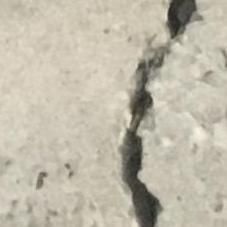
#> input picture 00406.jpg, 227 x 227 px
$ jupyter execute edge.ipynb   (older library calls are emulated)
#> lines starting #> are read from the running program, lines starting #| are printed output that depends on the picture
# Canny method:

[cell 1]
import cv2
from matplotlib import pyplot as plt

# Load the image
image = cv2.imread('../00406.jpg', cv2.IMREAD_GRAYSCALE)  # Load as grayscale
#> image: shape (227, 227); min 34, max 244, mean 186.1

# Apply the Canny edge detection algorithm
edges = cv2.Canny(image, 100, 200)  # Adjust the threshold values as needed
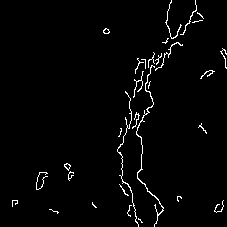
#> edges: shape (227, 227); 2.3% white in thin lines or dots

# Display or save the detected edges
plt.imshow(edges, cmap='gray')
plt.show()

# Sobel method:

[cell 2]
import cv2
from matplotlib import pyplot as plt

# Load the image
image = cv2.imread('../00406.jpg', cv2.IMREAD_GRAYSCALE)  # Load as grayscale

# Apply the Sobel edge detection
sobel_x = cv2.Sobel(image, cv2.CV_64F, 1, 0, ksize=3)
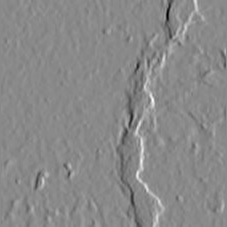
#> sobel_x: shape (227, 227) float64; min -556, max 474, mean -0.3; drawn with min black and max white
sobel_y = cv2.Sobel(image, cv2.CV_64F, 0, 1, ksize=3)
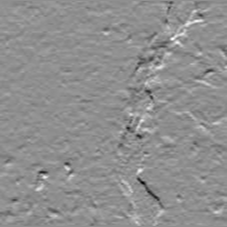
#> sobel_y: shape (227, 227) float64; min -336, max 261, mean -0.1; drawn with min black and max white

# Combine the x and y gradients to get the magnitude
edges = cv2.addWeighted(cv2.convertScaleAbs(sobel_x), 0.5, cv2.convertScaleAbs(sobel_y), 0.5, 0)
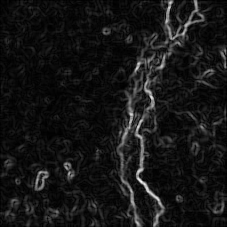
#> edges: shape (227, 227); min 0, max 246, mean 21.4

# Display or save the detected edges
plt.imshow(edges, cmap='gray')
plt.show()

# Prewitt method:

[cell 3]
import cv2
import numpy as np
from matplotlib import pyplot as plt

# Load the image
image = cv2.imread('../00406.jpg', cv2.IMREAD_GRAYSCALE)  # Load as grayscale

# Define the Prewitt kernels for x and y gradients
prewitt_x = np.array([[-1, 0, 1], [-1, 0, 1], [-1, 0, 1]], dtype=np.float32)
prewitt_y = np.array([[-1, -1, -1], [0, 0, 0], [1, 1, 1]], dtype=np.float32)

# Apply the Prewitt edge detection
gradient_x = cv2.filter2D(image, -1, prewitt_x)
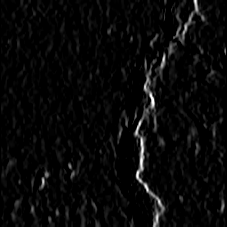
#> gradient_x: shape (227, 227); min 0, max 255, mean 8.9
gradient_y = cv2.filter2D(image, -1, prewitt_y)
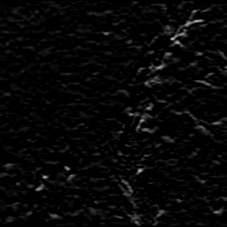
#> gradient_y: shape (227, 227); min 0, max 190, mean 6.9

# Combine the x and y gradients to get the magnitude
edges = cv2.addWeighted(cv2.convertScaleAbs(gradient_x), 0.5, cv2.convertScaleAbs(gradient_y), 0.5, 0)
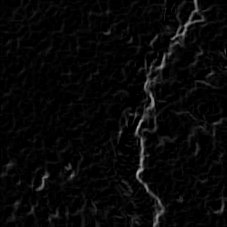
#> edges: shape (227, 227); min 0, max 168, mean 7.9

# Display or save the detected edges
plt.imshow(edges, cmap='gray')
plt.show()
